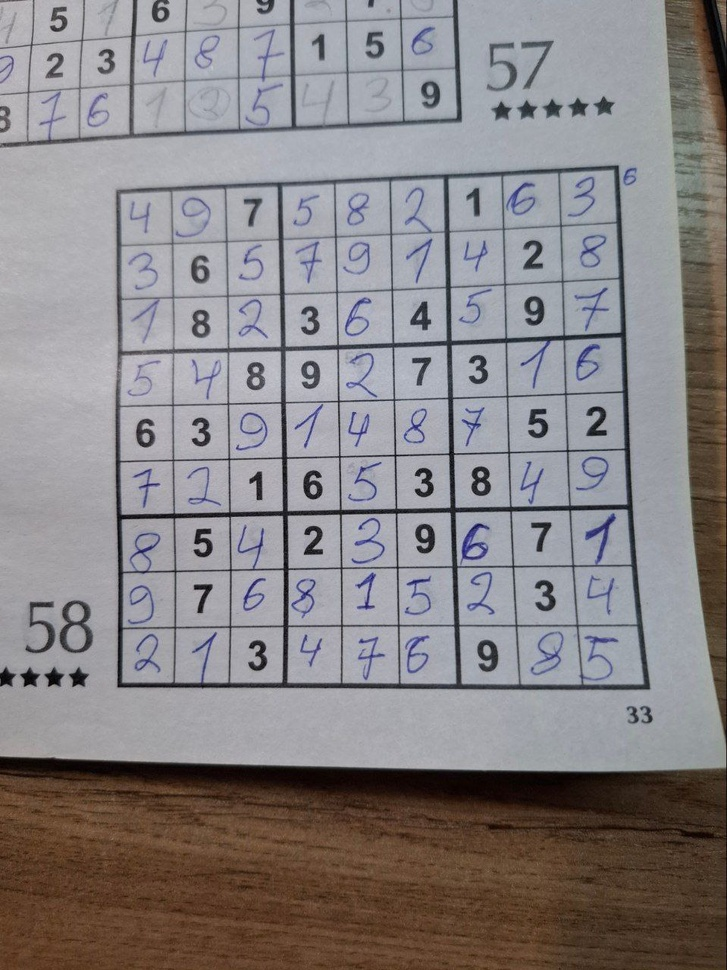
#> input picture tests/test_image_preprocess_cases/sudoku_book_5.jpeg, 727 x 970 px, shrunk from 959 x 1280 before the run, found by its file name
$ jupyter execute --allow-errors prototype.ipynb
#> lines starting #> are read from the running program, lines starting #| are printed output that depends on the picture; after the words box and inside, x2 and y2 are one past the last pixel; in counts of white or black regions, pixels touching at a corner belong together
#> further down, test_image is the input picture: shape (970, 727, 3); mean B, G, R 133.8, 132.1, 136.5
[cell 1]
import matplotlib.pyplot as plt
import numpy as np
import cv2 as cv
from pathlib import Path

[cell 2]
def rotate_image(image, angle):
#> called with angle = 25
    image_center = tuple(np.array(image.shape[1::-1]) / 2)
#> image_center = (363.5, 485)
    rot_mat = cv.getRotationMatrix2D(image_center, angle, 1.0)
    result = cv.warpAffine(image, rot_mat, image.shape[1::-1], flags=cv.INTER_LINEAR)
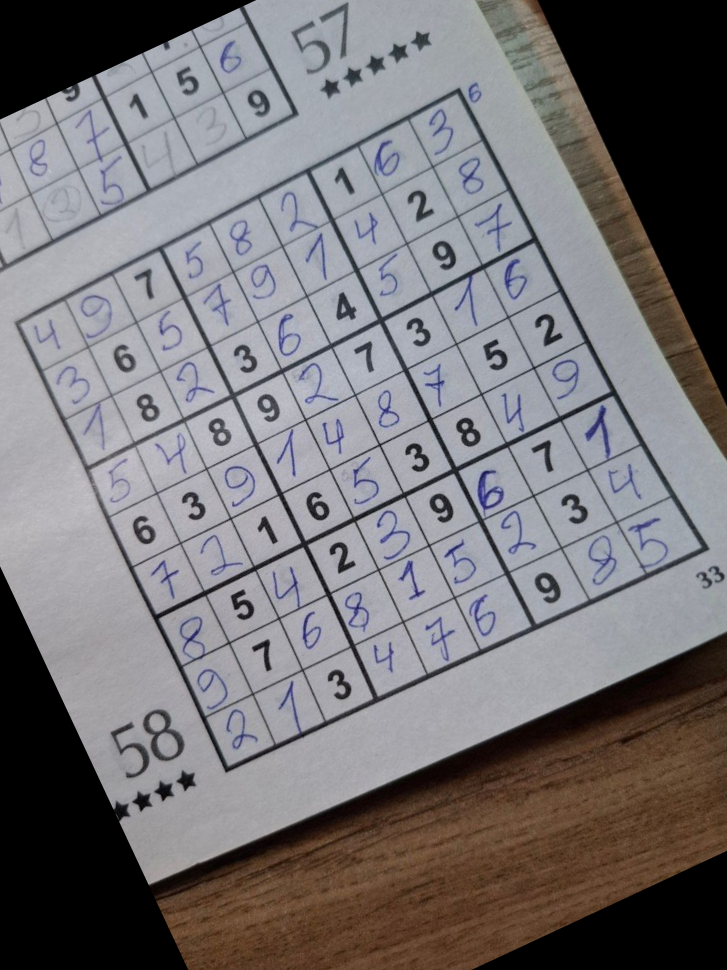
#> result: shape (970, 727, 3); mean B, G, R 117.7, 115.1, 117.9
    return result

def image_preprocess(image):
    image = cv.cvtColor(image, code=cv.COLOR_BGR2GRAY)
    image = cv.GaussianBlur(image, (5, 5), sigmaX=1)
    image = cv.adaptiveThreshold(
        image,
        255,
        cv.ADAPTIVE_THRESH_GAUSSIAN_C,
        cv.THRESH_BINARY_INV,
        25,
        10,
    )

    image = cv.morphologyEx(image, cv.MORPH_CLOSE, (3, 3))

    return image

# [26 lines left out: functions select_best_countour, reorder_cntr_corners, not called in this run]

def dist(pt1, pt2):
    """L2 distance"""
    return np.sqrt(np.sum((pt1 - pt2) ** 2))

# [20 lines left out: function remove_perspective, not called in this run]

[cell 3]
test_image = cv.imread("/home/user/Pictures/Screenshots/Screenshot from 2025-02-28 15-13-58.png")
#> (the rest of this cell did not finish here and is left out)

[cell 4]
from torchvision.transforms import RandomPerspective
import torch

test_image = cv.imread("/home/user/Documents/data/sudoku-assistant/tests/test_image_preprocess_cases/sudoku_book_5.jpeg")
rotated = rotate_image(test_image, 25)
plt.imshow(rotated)
plt.show()

#> (the rest of this cell did not finish here and is left out)

[cell 5]
cv.imwrite('rotated.jpg', rotated)
#> (the rest of this cell did not finish here and is left out)

[cell 6]
root = Path("/home/user/Documents/data/sudoku-assistant/logs/images/test")

d = 9
pattern = "empty_"
# pattern = f"print_digit_{d}_"

for i, file in enumerate(root.glob('SimpleSplit*')):
    file.rename(file.with_stem(pattern + str(i)))

### rename files

[cell 7]
root = "/home/user/Documents/data/sudoku-assistant/raw_data"
files = Path(root).glob('*.jpg')

sorted_files = sorted(list(files), key=lambda x: x.name)

for i, file in enumerate(sorted_files):
    file.rename(file.with_stem(f"sudoku_raw_photo_{i}"))
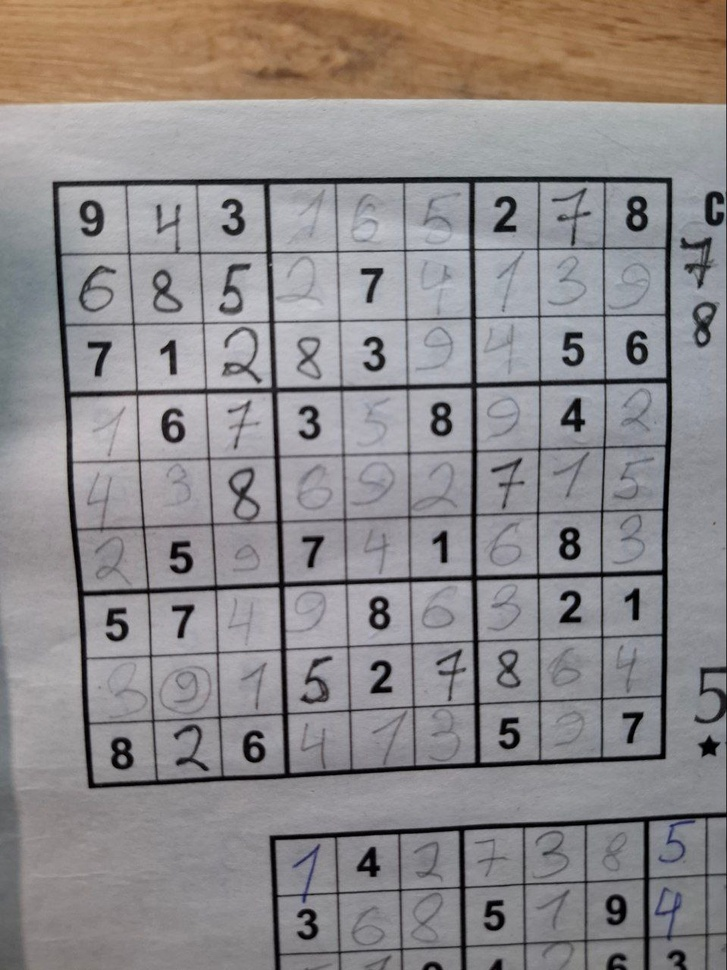
#> input picture data/sudoku_1.jpeg, 727 x 970 px, shrunk from 959 x 1280 before the run, found by its file name
#> further down, image is the input picture: shape (970, 727, 3); mean B, G, R 138, 137.6, 142

### visualize

[cell 8]
def viz(img, title=''):
    plt.figure()

    if len(img.shape) == 3:
        plt.imshow(img[:, :, ::-1])
    else:
        plt.imshow(img, cmap='gray')

    plt.title(title)
    plt.show()

## Preprocessing

[cell 9]
def select_best_countour(cntrs: np.ndarray):

    FIELD_ARC_EPSILON = 0.02

    sorted_cntrs = sorted(cntrs, key=cv.contourArea, reverse=True)
    assert sorted_cntrs, "No contours found..."

    for cntr in sorted_cntrs:
        epsilon = FIELD_ARC_EPSILON * cv.arcLength(cntr, closed=True)
        corner_points = cv.approxPolyDP(cntr, epsilon, closed=True)

        if len(corner_points) == 4:
            return corner_points

def reorder_cntr_corners(points: np.ndarray):

    assert points.shape == (4, 2)

    x_c = points[:, 0].mean()
    y_c = points[:, 1].mean()

    tl = tr = br = bl = 0

    for p in points:
        x, y = p
        if x < x_c and y < y_c:
            tl = p
        elif x > x_c and y < y_c:
            tr = p
        elif x > x_c and y > y_c:
            br = p
        elif x < x_c and y > y_c:
            bl = p

    return (tl, tr, br, bl)

def get_sudoku_field(img_: np.ndarray):

    debug = False

    img = img_.copy()

    # convert to grayscale
    img = cv.cvtColor(img, code=cv.COLOR_BGR2GRAY)
    # slight blur to remove noise
    img = cv.GaussianBlur(img, (5, 5), sigmaX=1)
    # increase contrast

    brightness = 0
    contrast = 1
    brightness += int(round(255*(1-contrast)/2))
    img = cv.addWeighted(img, contrast, img, 0, brightness)
    #img = np.clip(1.25 * img.astype(np.uint16), 0, 255).astype(np.uint8)

    # apply adaptive threshold to binarize image
    img = cv.adaptiveThreshold(img, 255, cv.ADAPTIVE_THRESH_GAUSSIAN_C, cv.THRESH_BINARY_INV, 25, 10)
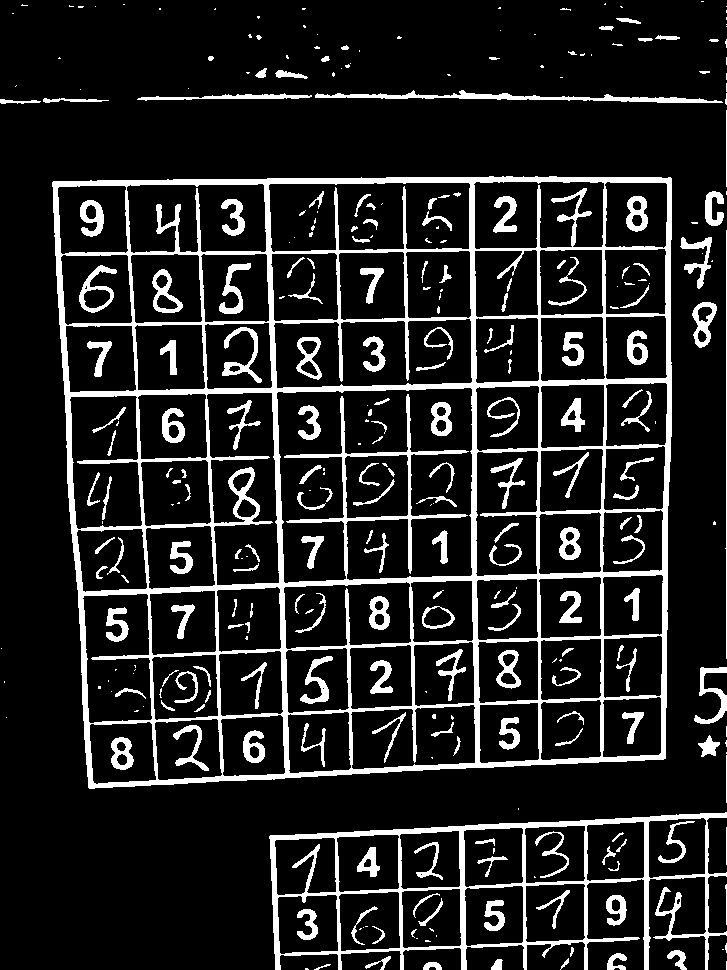
#> img: shape (970, 727); 13.7% white; 324 white regions (134 under 20 px)
    # find the largest contour
    cntrs, _ = cv.findContours(img, cv.RETR_TREE, cv.CHAIN_APPROX_SIMPLE)
#> cntrs = 431 contours, 180 with area under 20; largest, box (x1, y1, x2, y2) and area: (52, 176, 672, 789) 356376, (269, 812, 727, 970) 47440, (276, 387, 473, 584) 30496, (268, 182, 471, 253) 13078, (273, 318, 473, 389) 12317

    best_cntr_corners = select_best_countour(cntrs)
#> in select_best_countour, `sorted_cntrs = sorted(cntrs, key=cv.contourArea, reverse=True)`: sorted_cntrs has the same summary as cntrs in get_sudoku_field
#> the loop in select_best_countour, `for cntr in sorted_cntrs:` made 1 pass
#> (epsilon, corner_points) on pass 1: (48.56, [[670, 177], [52, 182], [89, 788], [665, 758]])
#> best_cntr_corners = [[670, 177], [52, 182], [89, 788], [665, 758]]

    if debug:
        img_with_main_cntr = img.copy()
        cv.drawContours(img_with_main_cntr, [best_cntr_corners], 0, color=255, thickness=20)


    tl, tr, br, bl = reorder_cntr_corners(best_cntr_corners.squeeze())
#> in reorder_cntr_corners, `x_c = points[:, 0].mean()`: x_c = 369
#> in reorder_cntr_corners, `y_c = points[:, 1].mean()`: y_c = 476.2
#> the loop in reorder_cntr_corners, `for p in points:` made 4 passes
#> tl = [52, 182]; tr = [670, 177]; br = [665, 758]; bl = [89, 788]

    width = max(np.sqrt(np.sum(tl - tr)**2), np.sqrt(np.sum(bl - br)**2))
#> width = 613
    height = max(np.sqrt(np.sum(tl - bl)**2), np.sqrt(np.sum(tr-br)**2))
#> height = 643


    corners_old = np.array([tl, tr, br, bl], dtype=np.float32)
#> corners_old = [[52, 182], [670, 177], [665, 758], [89, 788]]
    corners_new = np.array([[0, 0], [width, 0], [width, height], [0, height]], dtype=np.float32)
#> corners_new = [[0, 0], [613, 0], [613, 643], [0, 643]]

    matrix = cv.getPerspectiveTransform(corners_old, corners_new)
#> matrix = [[0.925, -0.0565, -37.83], [0.00781, 0.965, -176.1], [-7.16e-05, -0.000106, 1]]

    img = cv.warpPerspective(img, matrix, (int(width), int(height)))
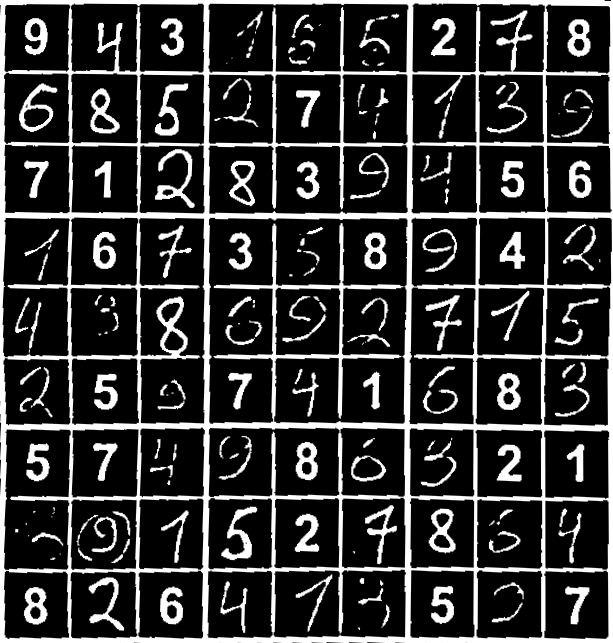
#> img: shape (643, 613); min 0, max 255, mean 52.2

    cv.rectangle(img, pt1=(0, 0), pt2=(int(width), int(height)), color=255, thickness=5)
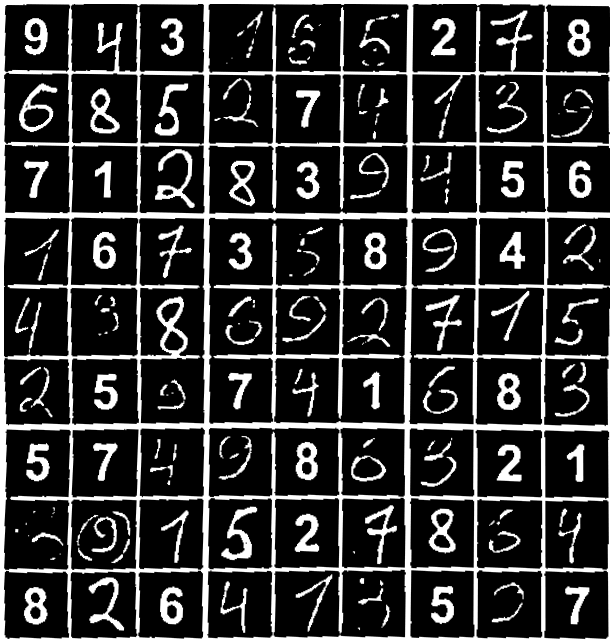
#> img: shape (643, 613); 0.19% of pixels changed, all inside (x1, y1, x2, y2) = (0, 0, 612, 643)

    img = cv.morphologyEx(img, cv.MORPH_CLOSE, np.ones((3, 3), np.uint8))

    return img


def get_lines_mask(img):

    lines = cv.HoughLinesP(img, 1, np.pi / 180, 200, minLineLength=int(img.shape[0] / 9 * 0.80), maxLineGap=5)
#> lines = 129 rows, first 6: [204, 642, 204, 0], [3, 642, 3, 0], [205, 642, 205, 0], [11, 145, 612, 145], [139, 642, 139, 0], [1, 642, 1, 0]

    # Create a mask for the lines
    mask = np.zeros_like(img)

    cell_width = img.shape[1] / 9
#> cell_width = 68.11
    cell_height = img.shape[0] / 9
#> cell_height = 71.44


    if lines is not None:
        for line in lines:
            x1, y1, x2, y2 = line[0]  # Extract coordinates

            # only for vertical lines:
            angle = np.arctan2(abs(y1 - y2), abs(x1 - x2)) / np.pi * 180

            is_vert = angle > 80
            is_hor = angle < 10

            #[cell_n, cell_n  + 1]
            cell_n = x1 // int(cell_width)
            is_mispos_vert = min(abs(x1 - cell_n * cell_width), abs(x1 - (cell_n + 1) * cell_width)) > 0.2 * cell_width

            cell_n = y1 // int(cell_height)
            is_mispos_hor = min(abs(y1 - cell_n * cell_height), abs(y1 - (cell_n + 1) * cell_height)) > 0.2 * cell_width


            if (is_hor and not is_mispos_hor) or (is_vert and not is_mispos_vert):
                cv.line(mask, (x1, y1), (x2, y2), 255, 4)
#> this loop made 129 passes
#> (x1, y1, x2, y2, angle, is_vert, is_hor) on passes 1 to 12: (204, 642, 204, 0, 90, True, False), (3, 642, 3, 0, 90, True, False), (205, 642, 205, 0, 90, True, False), (11, 145, 612, 145, 0, False, True), (139, 642, 139, 0, 90, True, False), (1, 642, 1, 0, 90, True, False), (70, 642, 70, 0, 90, True, False), (137, 642, 137, 442, 90, True, False), (611, 642, 611, 0, 90, True, False), (207, 642, 207, 0, 90, True, False), (408, 642, 408, 0, 90, True, False), (0, 642, 0, 0, 90, True, False)
#> (x1, y1, x2, y2, angle, is_vert, is_hor) on pass 61: (4, 638, 609, 638, 0, False, True)
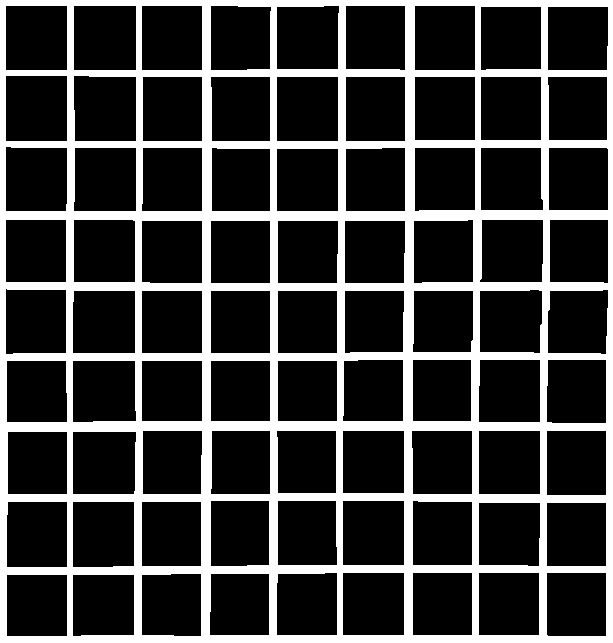
#> mask: shape (643, 613); 23.4% white; 1 white region, box (x1, y1, x2, y2) and area: (0, 0, 613, 643) 92118


    mask = cv.morphologyEx(mask, cv.MORPH_CLOSE, np.ones((3, 3)))
#> mask: shape (643, 613); 23.4% white; 1 white region, box (x1, y1, x2, y2) and area: (0, 0, 613, 643) 92121

    return mask

root = "/home/user/Documents/data/sudoku-assistant/raw_data"
files = [
    "/home/user/Documents/data/sudoku-assistant/data/sudoku_1.jpeg",
    "/home/user/Documents/data/sudoku-assistant/data/sudoku_2.jpeg",
    "/home/user/Documents/data/sudoku-assistant/data/sudoku_3.jpeg"
]

# digits_dir = Path("/home/user/Documents/data/sudoku-assistant/digits")

# digits_dir.mkdir(parents=True, exist_ok=True)

for file in files:
    image = cv.imread(file)
    field_img = get_sudoku_field(image)
    #viz(field_img, file.name)

    mask = get_lines_mask(field_img)

    #viz(mask, 'mask')

    img_wo_grid = cv.bitwise_and(field_img, cv.bitwise_not(mask))
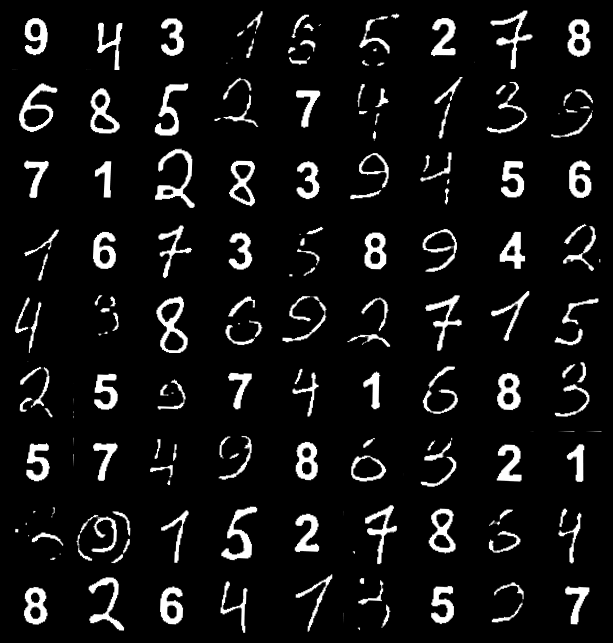
#> img_wo_grid: shape (643, 613); min 0, max 255, mean 19.3

    img_wo_grid = cv.morphologyEx(img_wo_grid, cv.MORPH_CLOSE, kernel=np.ones((3, 3)))
    img_wo_grid = cv.erode(img_wo_grid, np.ones((3, 3)))
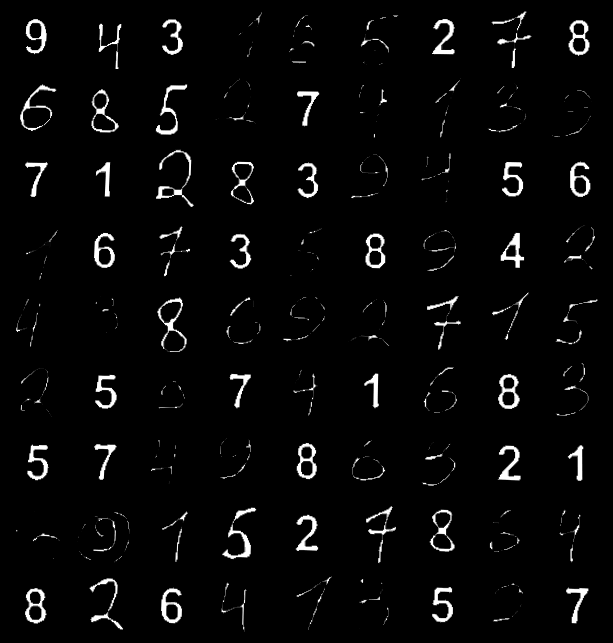
#> img_wo_grid: shape (643, 613); min 0, max 255, mean 8.2
    #viz(img_wo_grid)
    viz(img_wo_grid)
#> pass 2 of the loop `for file in files:`:
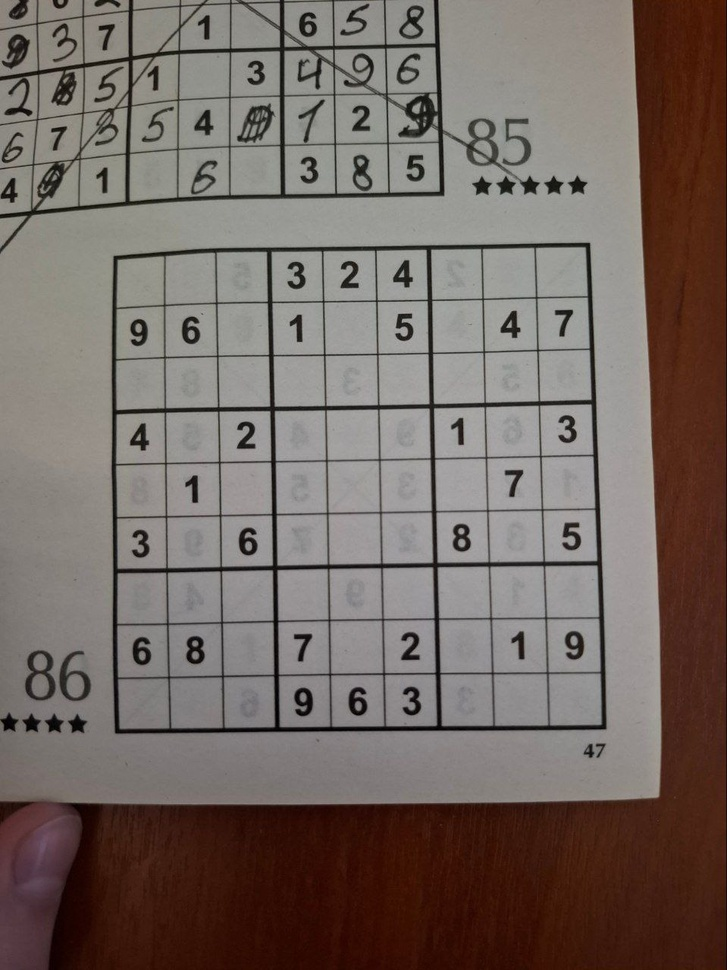
#> input picture data/sudoku_2.jpeg, 727 x 970 px, shrunk from 959 x 1280 before the run, found by its file name
#> image is the input picture: shape (970, 727, 3); mean B, G, R 99.5, 105.3, 116.8
#> in get_sudoku_field (call 2), `img = cv.adaptiveThreshold(img, 255, cv.ADAPTIVE_THRESH_GAUSSIAN_C, cv..`:
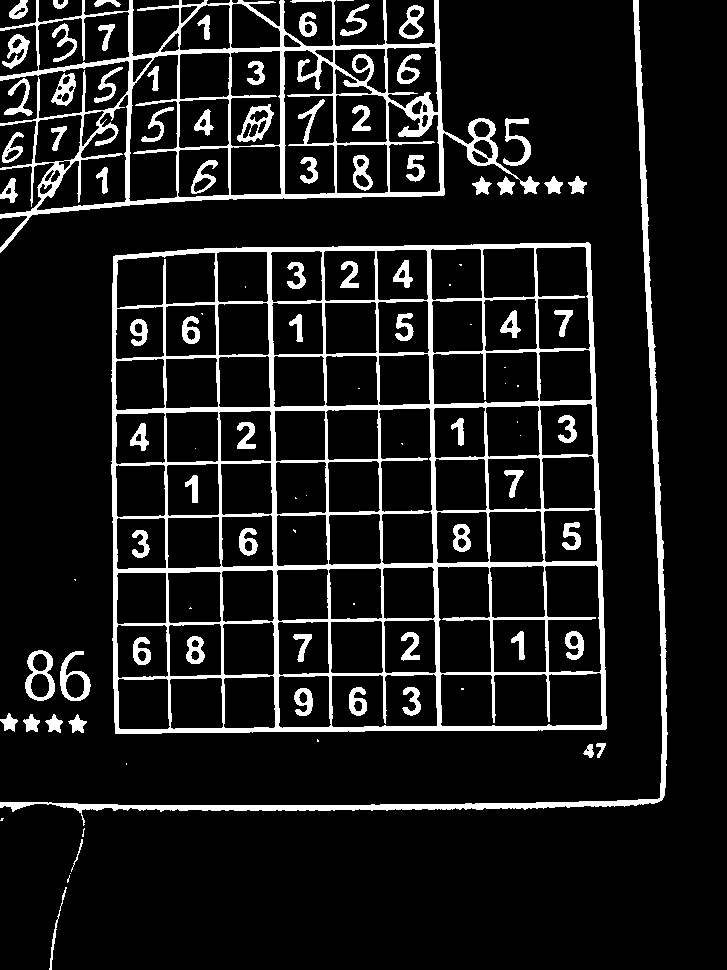
#> img: shape (970, 727); 11.1% white; 101 white regions (27 under 20 px), largest, box (x1, y1, x2, y2) and area: (111, 242, 607, 734) 34551, (0, 0, 540, 253) 17096, (0, 0, 668, 826) 8078
#> the loop in select_best_countour (call 2), `for cntr in sorted_cntrs:` made 1 pass
#> the loop in reorder_cntr_corners (call 2), `for p in points:` made 4 passes
#> p on passes 1 to 4: [588, 242], [113, 256], [115, 733], [606, 728]
#> the loop in get_lines_mask (call 2), `for line in lines:` made 100 passes
#> line on passes 1 to 8: [[107, 449, 107, 0]], [[431, 503, 431, 0]], [[162, 503, 162, 0]], [[164, 503, 164, 0]], [[324, 503, 324, 0]], [[484, 503, 484, 0]], [[2, 503, 2, 0]], [[163, 503, 163, 0]]
#> `img_wo_grid = cv.erode(img_wo_grid, np.ones((3, 3)))`:
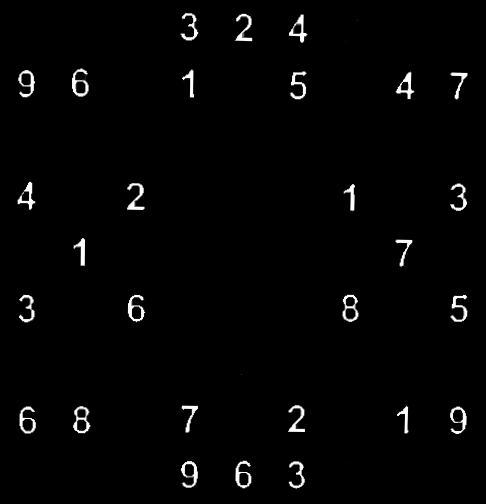
#> img_wo_grid: shape (504, 486); min 0, max 255, mean 4.4

    # [27 lines of commented-out code are left out]
